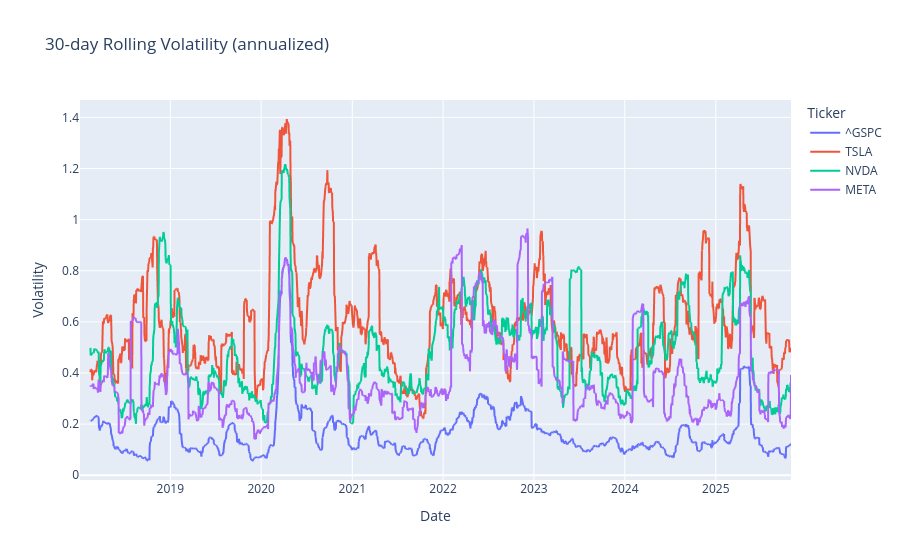

Notebook cell for this chart:
### Code cell
plot_rolling_vol(daily_returns[non_index_cols], window=30, title="30-day Rolling Volatility (annualized)")

### Figure 1 — Plotly figure (JSON) as saved in the notebook; plotly's stock layout.template omitted (floating-point values rounded to 4 significant figures; data arrays with more than 128 entries replaced by an {"elided": "..."} marker saying what was removed)
{"data": [{"hovertemplate": "Ticker=^GSPC<br>Date=%{x}<br>Volatility=%{y}<extra></extra>", "legendgroup": "^GSPC", "line": {"color": "#636efa", "dash": "solid"}, "marker": {"symbol": "circle"}, "mode": "lines", "name": "^GSPC", "showlegend": true, "type": "scattergl", "x": {"elided": "1968 str values"}, "xaxis": "x", "y": {"elided": "1968 float values"}, "yaxis": "y"}, {"hovertemplate": "Ticker=TSLA<br>Date=%{x}<br>Volatility=%{y}<extra></extra>", "legendgroup": "TSLA", "line": {"color": "#EF553B", "dash": "solid"}, "marker": {"symbol": "circle"}, "mode": "lines", "name": "TSLA", "showlegend": true, "type": "scattergl", "x": {"elided": "1968 str values"}, "xaxis": "x", "y": {"elided": "1968 float values"}, "yaxis": "y"}, {"hovertemplate": "Ticker=NVDA<br>Date=%{x}<br>Volatility=%{y}<extra></extra>", "legendgroup": "NVDA", "line": {"color": "#00cc96", "dash": "solid"}, "marker": {"symbol": "circle"}, "mode": "lines", "name": "NVDA", "showlegend": true, "type": "scattergl", "x": {"elided": "1968 str values"}, "xaxis": "x", "y": {"elided": "1968 float values"}, "yaxis": "y"}, {"hovertemplate": "Ticker=META<br>Date=%{x}<br>Volatility=%{y}<extra></extra>", "legendgroup": "META", "line": {"color": "#ab63fa", "dash": "solid"}, "marker": {"symbol": "circle"}, "mode": "lines", "name": "META", "showlegend": true, "type": "scattergl", "x": {"elided": "1968 str values"}, "xaxis": "x", "y": {"elided": "1968 float values"}, "yaxis": "y"}], "layout": {"legend": {"title": {"text": "Ticker"}, "tracegroupgap": 0}, "title": {"text": "30-day Rolling Volatility (annualized)"}, "xaxis": {"anchor": "y", "domain": [0, 1], "title": {"text": "Date"}}, "yaxis": {"anchor": "x", "domain": [0, 1], "title": {"text": "Volatility"}}}}
